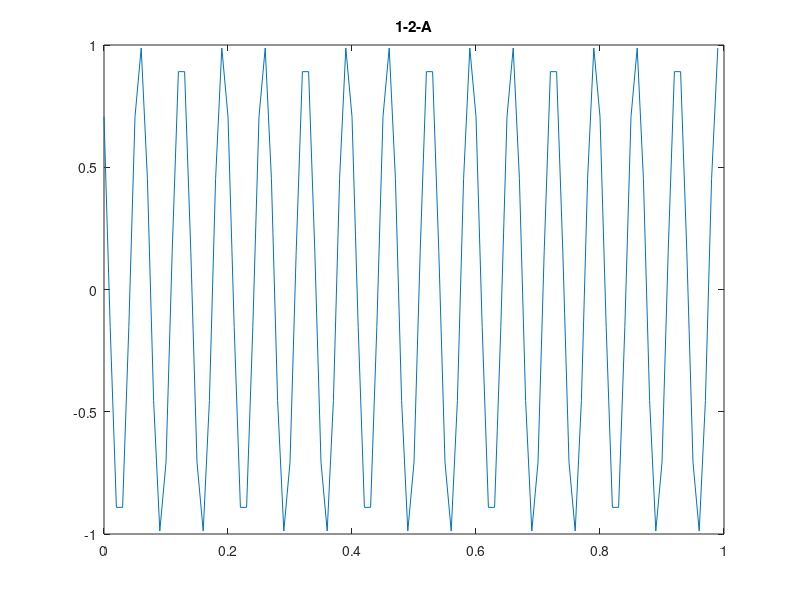

This figure's MATLAB source: (Note: this script raises an error after producing the figure.)
close all;
clear ;
clc;
f_s = 100;
t_s = 1/f_s;
t_start = 0;
t_end = 1;
t = t_start:t_s:t_end-t_s;
x = cos(30*pi*t+pi/4);
figure(1)
plot (t,x)
title('1-2-A')
subtitle('x = cos(30*pi*t+pi/4);')
y = fftshift(fft(x));
mx = max(abs(y));
yprime = y / mx;
N = size(y,2);
f = -f_s/2:f_s/N:f_s/2-f_s/N;
figure(2)
plot(f,abs(yprime))
title('1-2-B')
subtitle('Magnitude of x based on frequency')
tol = 1e-6;
yprime(abs(yprime)<tol) = 0;
theta = angle(yprime);
figure(3)
plot(f, theta/pi)
title('1-2-C')
subtitle('Phase of x based on frequency')
xlabel 'frequency(hz)';
ylabel 'phase/\pi';
